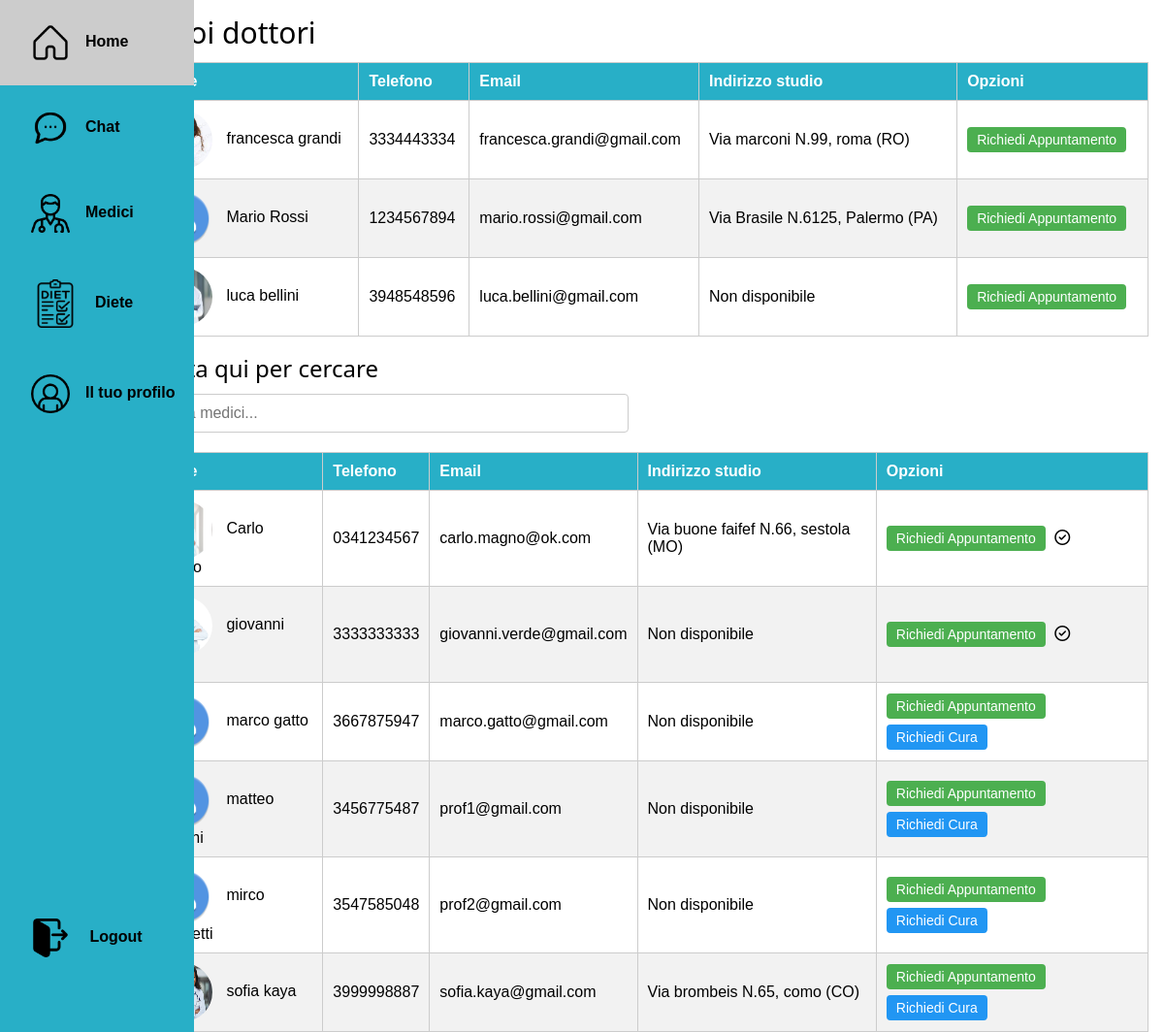
/ricerca_medici/ (signed in), run on the app's committed database.
### myapp/models.py (models this page shows, shortened)
class Cura(models.Model):
    idDottore = models.ForeignKey(Utente, related_name='cure_dottore', null=True, on_delete=models.CASCADE)
    idPaziente = models.ForeignKey(Utente, related_name='cure_paziente', null=True, on_delete=models.CASCADE)
    statoRichiesta=models.IntegerField(default=-1)

class Utente(AbstractUser):
    cf = models.CharField(max_length=16, blank=True)
    nome = models.CharField(max_length=30, blank=True)
    cognome = models.CharField(max_length=30, blank=True)
    provincia = models.CharField(max_length=2, blank=True)
    telefono = models.CharField(max_length=10)
    email = models.EmailField(max_length=100, blank=True)
    genere = models.CharField(max_length=1, choices=[('M', 'Maschio'), ('F', 'Femmina')])
    data_nascita = models.DateField()
    foto_profilo = models.ImageField(upload_to='images/', default='images/avatar-default.png')
    tipo_utente = models.BooleanField(default=False)  # tipo = 1 => dottore, tipo = 0 => paziente
    objects = CustomUserManager()

class Studio(models.Model):
    medico = models.OneToOneField(Utente, on_delete=models.CASCADE, limit_choices_to={'tipo_utente': True})
    via = models.CharField(max_length=50,blank=True)
    civico = models.IntegerField(blank=True)
    citta = models.CharField(max_length=30,blank=True)
    provincia = models.CharField(max_length=2,blank=True)

### myapp/views.py (the view)
    def _wrapped_view(request, *args, **kwargs):
        if not request.user.tipo_utente:  # Assumendo che `tipo_utente` sia False per i pazienti
            return view_func(request, *args, **kwargs)
        else:
            raise PermissionDenied

### myapp/views.py (called while the page is built)
def patient_required(view_func):
    def _wrapped_view(request, *args, **kwargs):
        if not request.user.tipo_utente:  # Assumendo che `tipo_utente` sia False per i pazienti
            return view_func(request, *args, **kwargs)
        else:
            raise PermissionDenied
    return _wrapped_view

@login_required(login_url='login')
@patient_required
def ricerca(request):
    paziente = request.user
    richieste_paziente = Cura.objects.filter(idPaziente=paziente, statoRichiesta=2).values_list('idDottore_id', flat=True)
    medici_curanti = Cura.objects.filter(idPaziente=paziente, statoRichiesta=1).select_related('idDottore')
    dottori_medici_curanti = medici_curanti.values_list('idDottore_id', flat=True)
    doctors = Utente.objects.filter(tipo_utente=True).exclude(id__in=dottori_medici_curanti).select_related('studio').order_by('nome', 'cognome')
    context={
        'doctors': doctors,
        'richieste_dottori': richieste_paziente,
        'medici_curanti': medici_curanti
    }
    return render(request, 'ricerca_medici.html', context)

### myapp/templates/ricerca_medici.html (shortened to what this page needs)
{% extends 'base.html' %}
{% load static %}
{% block content %}
{% load static %}
<link rel="stylesheet" href="{% static 'css/doctors.css' %}">
<div class="current-doctors-container w3-margin-left w3-margin-right">
    <h2>I tuoi dottori</h2>
    {% if medici_curanti %}
    <table class="results-table table table-striped">
        <thead>
            <tr>
                <th>Nome</th>
                <th>Telefono</th>
                <th>Email</th>
                <th>Indirizzo studio</th>
                <th>Opzioni</th>
            </tr>
        </thead>
        <tbody id="currentDoctorsBody">
            {% for cura in medici_curanti %}
            <tr>
                <td>
                    {{ cura.idDottore.nome}} {{ cura.idDottore.cognome }}
                </td>
                <td>{{ cura.idDottore.telefono }}</td>
                <td>{{ cura.idDottore.email }}</td>
                <td>
                    {% if cura.idDottore.studio %}
                    Via {{ cura.idDottore.studio.via }} N.{{ cura.idDottore.studio.civico }},
                    {{cura.idDottore.studio.citta }} ({{ cura.idDottore.studio.provincia }})
                    {%else%}
                    Non disponibile
                    {% endif %}
                </td>
                <td class="action-buttons"><button class="appointment-button"
                        onclick="openAppointmentModal('{{ cura.idDottore.id }}')">Richiedi Appuntamento</button></td>
            </tr>
            {% endfor %}
        </tbody>
    </table>
    {%else%}
   <p>Non hai alcun medico che ti segue.</p>
    {%endif%}
</div>
<div class="search-container w3-margin-left">
    <h3>Digita qui per cercare</h3>
    <input type="text" id="searchInput" placeholder="Cerca medici..." onkeyup="searchDoctors()" style="width:500px">
</div>
<div class="results-container w3-margin-left  w3-margin-right">
    <table class="results-table table table-striped">
        <thead>
            <tr>
                <th>Nome</th>
                <th>Telefono</th>
                <th>Email</th>
                <th>Indirizzo studio</th>
                <th>Opzioni</th>
            </tr>
        </thead>
        <tbody id="resultsBody">
            {% for doctor in doctors %}
            <tr>
                <td>
                    {{ doctor.nome }} {{ doctor.cognome }}
                </td>
                <td>{{ doctor.telefono }}</td>
                <td>{{ doctor.email }}</td>
                <td>
                    {% if doctor.studio %}
                    Via {{ doctor.studio.via }} N.{{ doctor.studio.civico }}, {{ doctor.studio.citta }}
                    ({{doctor.studio.provincia }})
                    {%else%}
                    Non disponibile
                    {% endif %}
                </td>
                <td class="action-buttons">
                    <button class="appointment-button" onclick="openAppointmentModal('{{ doctor.id }}')">Richiedi
                        Appuntamento</button>
                    <form method="post" action="{% url 'richiesta_cura' doctor.id %}" style="display:inline;">
                        {% if doctor.id in richieste_dottori %}
                        <i class="far fa-check-circle"> </i>
                        {% else %}
                        <button type="submit" class="treatment-button" style="margin-top: 2%;">Richiedi Cura</button>
                        {% endif %}
                    </form>
                </td>
            </tr>
            {% endfor %}
        </tbody>
    </table>
</div>
{%endblock %}

### static/css/styles.css (style rules this page uses)
.search-container { margin-bottom: 20px; }
.search-container input[type="text"] { width: 80%; padding: 10px; font-size: 16px; border: 1px solid #ccc; border-radius: 4px; }
.results-table { width: 100%; border-collapse: collapse; }
.results-table th, .results-table td { border: 1px solid #ccc; padding: 10px; text-align: left; }
.results-table th { background-color: #28afc7; color: white; }
.results-table tr:nth-child(even) { background-color: #f2f2f2; }
table { border-collapse: collapse; width: 100%; margin-bottom: 1em; }
table, th, td { border: 1px solid #28afc7; }
th, td { padding: 8px; text-align: left; }
th { background-color: #28afc7; color: white; }
html { box-sizing: border-box }
*, *:before, *:after { box-sizing: inherit }
html { -ms-text-size-adjust: 100%; -webkit-text-size-adjust: 100% }
button, input, select, textarea, optgroup { font: inherit; margin: 0 }
button, input { overflow: visible }
button, select { text-transform: none }
button, [type=button], [type=reset], [type=submit] { -webkit-appearance: button }
html, body { font-family: Arial, sans-serif; margin: 0; padding: 0; display: flex; margin: 0; height: 100%; width: 100%; }
html { overflow-x: hidden }
h2 { font-size: 30px }
h3 { font-size: 24px }
h1, h2, h3, h4, h5, h6 { font-family: "Segoe UI", Arial, sans-serif; font-weight: 400; margin: 10px 0 }
.w3-margin-left { margin-left: 16px !important }
.w3-margin-right { margin-right: 16px !important }

### static/css/doctors.css (style rules this page uses)
.search-container { margin-bottom: 20px; }
.search-container input[type="text"] { width: 80%; padding: 10px; font-size: 16px; border: 1px solid #ccc; border-radius: 4px; }
.results-table { width: 100%; border-collapse: collapse; }
.results-table th, .results-table td { border: 1px solid #ccc; padding: 10px; text-align: left; }
.results-table th { background-color: #28afc7; color: white; }
.results-table tr:nth-child(even) { background-color:#f2f2f2; }
.action-buttons button { padding: 5px 10px; margin-right: 5px; font-size: 14px; border: none; border-radius: 4px; cursor: pointer; }
.appointment-button { background-color: #4CAF50; color: white; }
.treatment-button { background-color: #2196F3; color: white; }

### data on the page
Cura: idDottore.nome "francesca", idDottore.cognome "grandi", idDottore.telefono "3334443334", idDottore.email "francesca.grandi@gmail.com", idDottore.studio.via "marconi", idDottore.studio.civico "99", idDottore.studio.citta "roma", idDottore.studio.provincia "RO"
Cura: idDottore.nome "Mario", idDottore.cognome "Rossi", idDottore.telefono "1234567894", idDottore.email "mario.rossi@gmail.com", idDottore.studio.via "Brasile", idDottore.studio.civico "6125", idDottore.studio.citta "Palermo", idDottore.studio.provincia "PA"
Cura: idDottore.nome "luca", idDottore.cognome "bellini", idDottore.telefono "3948548596", idDottore.email "luca.bellini@gmail.com", shows "Non disponibile"
Utente: nome "Carlo", telefono "0341234567", email "carlo.magno@ok.com", studio.via "buone faifef", studio.civico "66", studio.citta "sestola", studio.provincia "MO"
Utente: nome "giovanni", telefono "3333333333", email "giovanni.verde@gmail.com", shows "Non disponibile"
Utente: nome "marco", cognome "gatto", telefono "3667875947", email "marco.gatto@gmail.com", shows "Non disponibile", shows "Richiedi Cura"
Utente: nome "matteo", telefono "3456775487", email "prof1@gmail.com", shows "Non disponibile", shows "Richiedi Cura"
Utente: nome "mirco", telefono "3547585048", email "prof2@gmail.com", shows "Non disponibile", shows "Richiedi Cura"
Utente: nome "sofia", cognome "kaya", telefono "3999998887", email "sofia.kaya@gmail.com", studio.via "brombeis", studio.civico "65", studio.citta "como", studio.provincia "CO", shows "Richiedi Cura"
